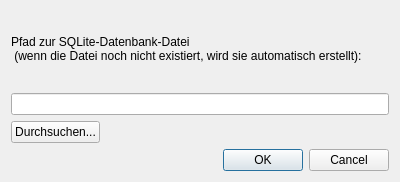
<?xml version="1.0" encoding="UTF-8"?>
<ui version="4.0">
 <class>DatabaseSettings</class>
 <widget class="QDialog" name="DatabaseSettings">
  <property name="geometry">
   <rect>
    <x>0</x>
    <y>0</y>
    <width>400</width>
    <height>182</height>
   </rect>
  </property>
  <property name="windowTitle">
   <string>Dialog</string>
  </property>
  <layout class="QVBoxLayout" name="verticalLayout">
   <item>
    <widget class="QLabel" name="label">
     <property name="text">
      <string>Pfad zur SQLite-Datenbank-Datei 
 (wenn die Datei noch nicht existiert, wird sie automatisch erstellt):</string>
     </property>
     <property name="wordWrap">
      <bool>true</bool>
     </property>
    </widget>
   </item>
   <item>
    <widget class="QLineEdit" name="lineEdit"/>
   </item>
   <item>
    <layout class="QHBoxLayout" name="horizontalLayout">
     <item>
      <widget class="QPushButton" name="pushButton">
       <property name="text">
        <string>Durchsuchen...</string>
       </property>
      </widget>
     </item>
     <item>
      <spacer name="horizontalSpacer">
       <property name="orientation">
        <enum>Qt::Horizontal</enum>
       </property>
       <property name="sizeHint" stdset="0">
        <size>
         <width>40</width>
         <height>20</height>
        </size>
       </property>
      </spacer>
     </item>
    </layout>
   </item>
   <item>
    <widget class="QDialogButtonBox" name="buttonBox">
     <property name="orientation">
      <enum>Qt::Horizontal</enum>
     </property>
     <property name="standardButtons">
      <set>QDialogButtonBox::Cancel|QDialogButtonBox::Ok</set>
     </property>
    </widget>
   </item>
  </layout>
 </widget>
 <resources/>
 <connections>
  <connection>
   <sender>buttonBox</sender>
   <signal>accepted()</signal>
   <receiver>DatabaseSettings</receiver>
   <slot>accept()</slot>
   <hints>
    <hint type="sourcelabel">
     <x>248</x>
     <y>254</y>
    </hint>
    <hint type="destinationlabel">
     <x>157</x>
     <y>274</y>
    </hint>
   </hints>
  </connection>
  <connection>
   <sender>buttonBox</sender>
   <signal>rejected()</signal>
   <receiver>DatabaseSettings</receiver>
   <slot>reject()</slot>
   <hints>
    <hint type="sourcelabel">
     <x>316</x>
     <y>260</y>
    </hint>
    <hint type="destinationlabel">
     <x>286</x>
     <y>274</y>
    </hint>
   </hints>
  </connection>
 </connections>
</ui>
